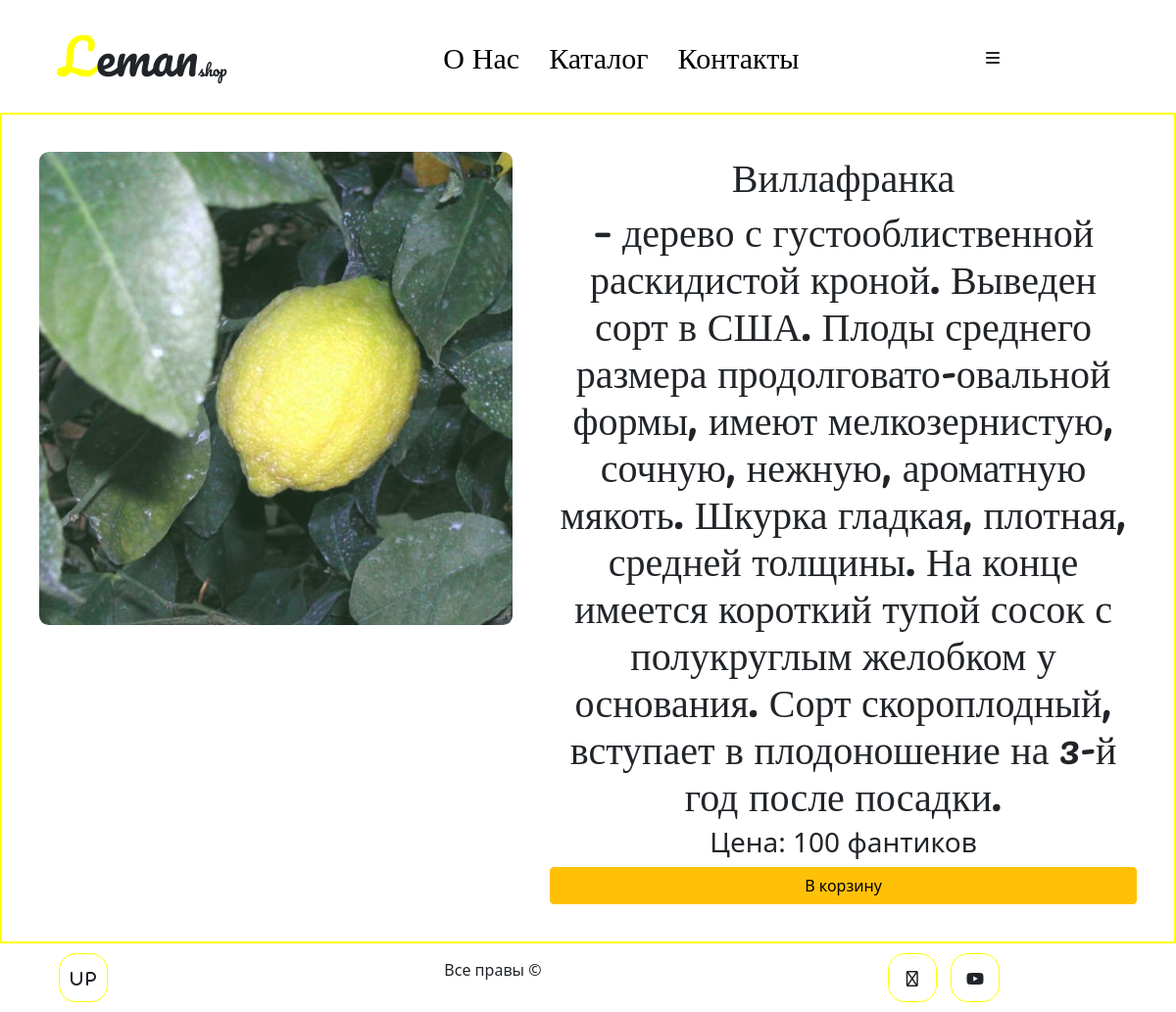
Page /catalog/villafranka on the committed database.
### site_app/models.py (models this page shows, shortened)
class Category(models.Model):
    title = models.CharField(max_length=100, default="",verbose_name="Название")
    text = models.CharField(max_length=500, default="" ,verbose_name="Описание")
    price = models.IntegerField(default=100, verbose_name='Стоимость')
    img = models.ImageField(upload_to='lemon/',blank=True,null=True,verbose_name='Фото на в карточку')
    slug = models.SlugField(null=False, unique=True)
    readonly_fields = ('slug',)

### site_app/views.py (the view)
# urls.py: path('catalog/<str:slug>', views.detail_pro, name='detail'),
def detail_pro(request, slug):
    product = get_object_or_404(Category, slug=slug)
    context = {'product': product}
    return render(request, 'site_app/detail_pro.html', context=context)

### site_app/templates/site_app/detail_pro.html
{% extends 'site_app/base.html' %}
{% block content %}
<div class="textcols detail_product">
	<div class="textcols-left ">
    <img src="{{product.img.url}}" alt="">
	</div>
	<div class="textcols-right">
		<h1 class="title_detail">{{product.title}}</h1>
    <h1 class="text_detail"> {{product.text}}</h1>
    <h3 class="text_detail">Цена: {{product.price}} фантиков</h3>
		<button type="button" class="btn btn-warning button_detail" name="button">В корзину</button>
	</div>
</div>
{% endblock content %}

### site_app/templates/site_app/base.html (shortened to what this page needs)
{%load static%}
<!DOCTYPE html>
<html lang="en">
<head>
  <link rel="stylesheet" href="https://cdn.jsdelivr.net/npm/bootstrap@5.1.3/dist/css/bootstrap.min.css">
  <link rel="stylesheet" href="static/site_app/css/site_app.css">
  <link rel="stylesheet" href='{% static "site_app/css/site_app.css"%}'>
  <link rel="stylesheet" href="https://cdn.jsdelivr.net/npm/bootstrap@5.1.3/dist/css/bootstrap.min.css">
</head>
<header class="">
  <div class="header_logo ">
    <span class="first_logo">L</span><span class="logo">eman</span><span >shop</span>
  </div>
  <div class="nav">
    <a class="nav_items" href='{%url "index"%}'>О Нас</a>
    <a class="nav_items" href='{%url "catalog"%}'>Каталог</a>
    <a class="nav_items" href='{%url "contacts"%}'>Контакты</a>
  </div>
  <span class="button_menu_header" id='show_menu'>
    <i class="fa-solid fa-bars"></i>
  </span>
</header>
<body>
{% block content %}
{% endblock %}
</body>
<footer >
  <div class="up-btn">
    <i class="fa-sharp fa-solid fa-up">U P</i>
  </div>
  <p>Все правы &copy;</p>
  <div class="social">
    <div class="social-item_footer">
      <i class="fa-regular fa-users"></i>
    </div>
    <div class="social-item_footer">
      <i class="fa-brands fa-youtube"></i>
    </div>
  </div>
</footer>
</html>

### site_app/static/site_app/css/site_app.css (style rules this page uses)
:root { --color-font-family:'Pacifico', cursive; --color-color_text : #EC9704; }
header , footer , section { user-select:none; }
.first_logo , .logo { font-size: 50px; }
h1 { font-family: var(--color-font-family); font-size: 150px; font-weight: 700; }
.first_logo { color: yellow; }
header { font-family: var(--color-font-family); display: flex; width: 90%; padding: 20px 5%; justify-content: space-between; align-items: center; position: sticky; }
.nav { text-align: center; position: relative; display: flex; justify-content: space-between; }
.nav_items { display: inline-block; padding-left: 30px; font-size: 30px; color: black; }
div a , .menu_product a { text-decoration: none; transition: color 600ms ease; }
img { max-width: 100%; }
footer { width: 90%; padding: 10px 5%; display: flex; justify-content: space-between; align-items: center; }
.up-btn , footer .social-item_footer { width: 50px; height: 50px; text-align: center; line-height: 50px; border: 1px solid yellow; border-radius: 35%; transition: transform 600ms ease; cursor: pointer; }
.social-item_footer { display: inline-block; margin-left: 10px; }
.textcols { overflow: hidden; padding: 19px; border: 2px solid yellow; }
.textcols-left { float: left; width: 45%; padding: 19px; }
.textcols-right { margin-left: 45%; padding: 19px; }
.detail_product img { height: 70%; width: 100%; margin: 0; max-height: 700px; border-radius: 2%; align-items: center; }
.title_detail { height: 15%; text-align: center; }
.text_detail { height: 15%; text-align: center; }
.button_detail { height: 10%; width: 100%; background: yellow; }

### rows in the picture
Category: img (picture), title "Виллафранка", text "– дерево с густооблиственной раскидистой кроной. Выведен сорт в США. Плоды среднего размера продолговато-овальной формы, имеют мелкозернистую, сочную, нежную, ароматную мякоть. Шкурка гладкая, плотная, средней толщины. На конце имеется короткий тупой сосок с полукруглым желобком у основания. Сорт скороплодный, вступает в плодоношение на 3-й год после посадки.", price "100"
